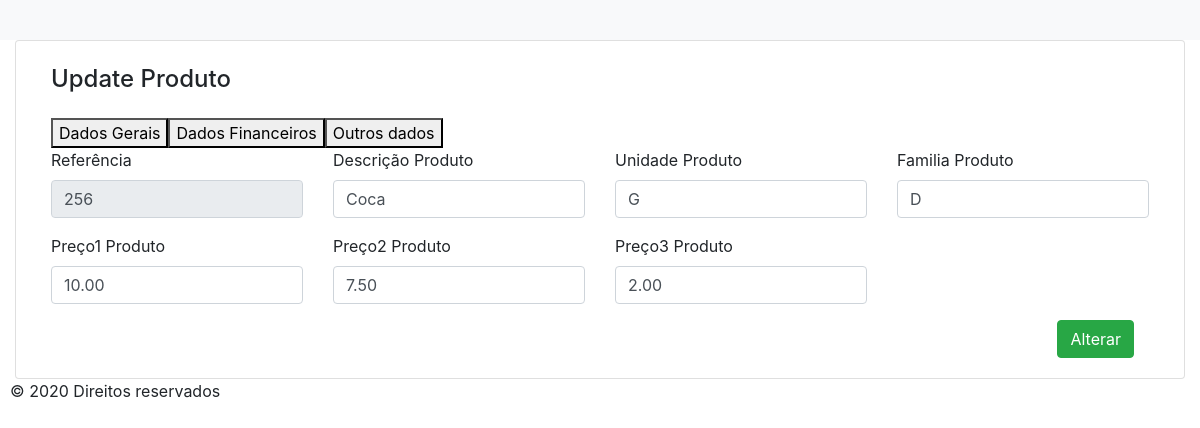
Screenshot of /update/updateFormProduto.php?id=256 with the database file from the repository.
### tables this page shows
CREATE TABLE `produto` (
  `refProduto` varchar(18) NOT NULL DEFAULT '',
  `descProduto` varchar(60) NOT NULL DEFAULT '',
  `unidadeProduto` varchar(4) NOT NULL DEFAULT '',
  `familiaProduto` varchar(18) NOT NULL DEFAULT '',
  `preco1Produto` decimal(18,2) DEFAULT '0.00',
  `preco2Produto` decimal(18,2) DEFAULT '0.00',
  `preco3Produto` decimal(18,2) DEFAULT '0.00',
  PRIMARY KEY (`refProduto`),
  KEY `descProduto` (`descProduto`)
);

### update/updateFormProduto.php (the view, shortened to what this page needs)
<?php
    include_once '../common/cabecalho.php';
        $id = $_GET['id'];
        $database = new Connection();
        $db = $database->openConnection();
        $sql = "SELECT * from produto where refProduto =". $id ;
    ?>
    <main role="main" id="main" class="col-lg-12 container main">
    <div class="card col-md-12">
        <article class="card-body">
            <h4 class="card-title mb-4 mt-1">Update Produto</h4>
                <div class="row container">
                    <button class="tabButton" onclick="changeTab('DadosG',this)" id="default_tab">Dados Gerais</button>
                    <button class="tabButton" onclick="changeTab('DadosF',this)">Dados Financeiros</button>
                    <button class="tabButton" onclick="changeTab('ODados',this)">Outros dados</button>
                </div>
            <div id="DadosG" class="tabDiv" >
                <div class="row" >
                    <?php
                        foreach ($db->query($sql) as $row) {
                    ?>
                    <div class="form-group col-md-3">
                        <label for="refProd">Referência</label>
                        <input class="form-control" type="text" id="refProd" name="refProd" form="uForm_produto" value="<?php echo $row['refProduto'] ?>" readonly>
                    </div>
                    <div class="form-group col-md-3">
                        <label for="descProd">Descrição Produto</label>
                        <input class="form-control" type="text" id="descProd" name="descProd" form="uForm_produto" value="<?php echo $row['descProduto'] ?>">
                    </div>
                    <div class="form-group col-md-3">
                        <label for="uniProd">Unidade Produto</label>
                        <input class="form-control" type="text" id="uniProd" name="uniProd" form="uForm_produto" value="<?php echo $row['unidadeProduto'] ?>">
                    </div>
                    <div class="form-group col-md-3">
                        <label for="famProd">Familia Produto</label>
                        <input class="form-control" type="text" id="famProd" form="uForm_produto" name="famProd"value="<?php echo $row['familiaProduto'] ?>">
                    </div>
                </div>
            </div>
            <div id="DadosF" class="tabDiv">
                <div class="row">
                    <div class="form-group col-md-3">
                        <label for="preco1Prod">Preço1 Produto</label>
                        <input class="form-control" type="text" id="preco1Prod" form="uForm_produto" name="preco1Prod" value="<?php echo $row['preco1Produto'] ?>">
                    </div>
                    <div class="form-group col-md-3">
                        <label for="preco2Prod">Preço2 Produto</label>
                        <input class="form-control" type="text" id="preco2Prod" form="uForm_produto" name="preco2Prod" value="<?php echo $row['preco2Produto'] ?>">
                    </div>
                    <div class="form-group col-md-3">
                        <label for="preco3Prod">Preço3 Produto</label>
                        <input class="form-control" type="text" id="preco3Prod" form="uForm_produto" name="preco3Prod" value="<?php echo $row['preco3Produto'] ?>">
                    </div>
                </div>
            </div>
            <div class="form-group col-md-12">
                <button class="btn btn-success" style="float:right" form="uForm_produto" type="submit" name="submit">Alterar</button>
            </div>
        </article>
    </div>
</main>
    <?php
    }
     include_once '../common/rodape.php';
    ?>
</body>
</html>

### rows the page displays
produto: refProd "256", descProd "Coca", uniProd "G", preco1Prod "10.00", preco2Prod "7.50", preco3Prod "2.00"
